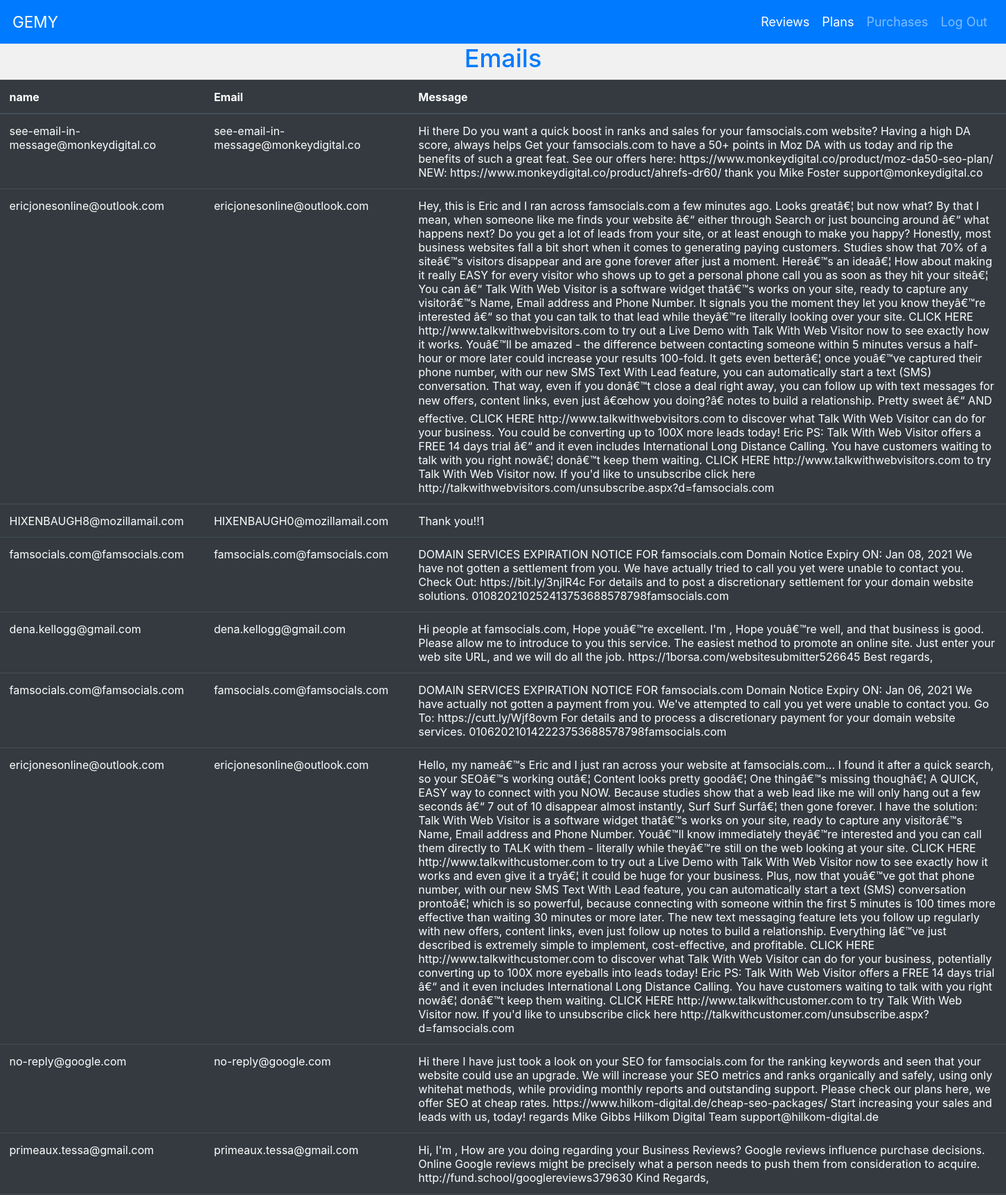
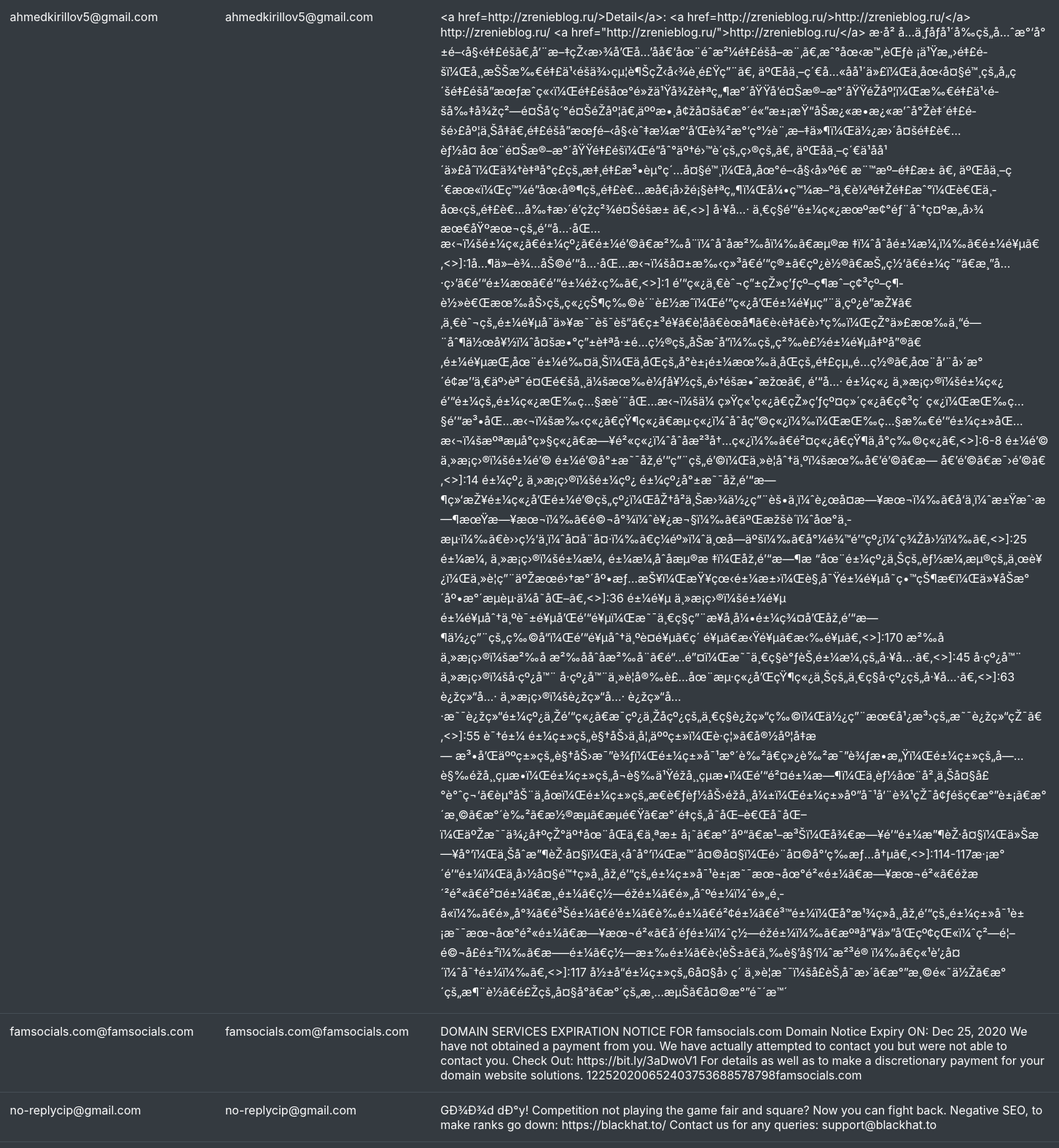
Screenshot of /admin (signed in, upper part) with the database file from the repository (2 pictures, top to bottom).
### tables this page shows
CREATE TABLE `mails` (
  `id` int(11) NOT NULL,
  `name` varchar(50) NOT NULL,
  `email` varchar(255) NOT NULL,
  `msg` text NOT NULL
);

### DB/Connection.php (called while the page is built, shortened)
<?php
class Connection
{
    public $conn;
    public function __construct()
    {
        $this->conn = new mysqli('mysql', 'root', 'secret', 'famsocial');
    }
    public function select($query)
    {
        $this->result = $this->conn->query($query);
        if ($this->result->num_rows > 0) {
            $tmp = [];
            while ($row = $this->result->fetch_assoc()) {
                array_push($tmp, $row);
            }
            return $tmp;
        }
        return null;
    }
}

### admin/index.php (the view, shortened to what this page needs)
<?php
require_once 'nav.php';
require_once '../DB/Connection.php';
$conn = new Connection();
$selectEmails = 'SELECT * FROM mails WHERE 1 ORDER BY id DESC';
$res = $conn->select($selectEmails);
 if (!('null' === $res || null === $res)) {
     ?>
<h2 class="text-primary text-center">Emails</h2>
<table class="table table-dark">
    <thead>
        <tr>
            <th scope="col">name</th>
            <th scope="col">Email</th>
            <th scope="col">Message</th>
        </tr>
    </thead>
    <tbody>
        <?php
                    foreach ($res as $email) {
                        ?>
        <tr>
            <td><?php echo $email['name']; ?>
            </td>
            <td><?php echo $email['email']; ?>
            </td>
            <td><?php echo $email['msg']; ?>
            </td>
        </tr>
        <?php
                    } ?>
    </tbody>
</table>
<?php
 }
require_once 'last.php';

### admin/nav.php (shortened to what this page needs)
<nav class="navbar navbar-expand-sm navbar-dark bg-primary sticky-top">
    <a class="navbar-brand" href="/admin/">GEMY</a>
    <div class="collapse navbar-collapse" id="collapsibleNavId">
        <ul class="navbar-nav ml-auto mt-2 mt-lg-0">
            <li class="nav-item active">
                <a class="nav-link" href="reviews.php">Reviews</a>
            </li>
            <li class="nav-item active">
                <a class="nav-link" href="plans.php">Plans</a>
            </li>
            <li class="nav-item">
                <a class="nav-link" href="purchases.php">Purchases</a>
            </li>
            <li class="nav-item">
                <a class="nav-link" href="logout.php">Log Out</a>
            </li>
        </ul>
    </div>
</nav>

### admin/last.php (shortened to what this page needs)
</body>
</html>

### css/admin.css (style rules this page uses)
:root { font-size: 18; --text-logo:'Nova Flat', cursive; --text-primary:'Poppins', sans-serif; --font-golden:#856404; --font-secondary:#6c757d; }
body { overflow: hidden; background-color: #f1f1f1; }

### rows the page displays
mails: name "see-email-in-message@monkeydigital.co", email "see-email-in-message@monkeydigital.co", msg "Hi there Do you want a quick boost in ranks and sales for your famsocials.com website? Having a high DA score, always helps Get your famsocials.com to have a 50+ points in Moz DA with us today and rip the benefits of such a great feat. See our offers here: https://www.monkeydigital.co/product/moz-da50-seo-plan/ NEW: https://www.monkeydigital.co/product/ahrefs-dr60/ thank you Mike Foster support@monkeydigital.co"
mails: name "ericjonesonline@outlook.com", email "ericjonesonline@outlook.com", msg "Hey, this is Eric and I ran across famsocials.com a few minutes ago. Looks greatâ€¦ but now what? By that I mean, when someone like me finds your website â€“ either through Search or just bouncing around â€“ what happens next? Do you get a lot of leads from your site, or at least enough to make you happy? Honestly, most business websites fall a bit short when it comes to generating paying customers. Studies show that 70% of a siteâ€™s visitors disappear and are gone forever after just a moment. Hereâ€™s an ideaâ€¦ How about making it really EASY for every visitor who shows up to get a personal phone call you as soon as they hit your siteâ€¦ You can â€“ Talk With Web Visitor is a software…"
mails: name "HIXENBAUGH8@mozillamail.com", email "HIXENBAUGH0@mozillamail.com", msg "Thank you!!1"
mails: name "famsocials.com@famsocials.com", email "famsocials.com@famsocials.com", msg "DOMAIN SERVICES EXPIRATION NOTICE FOR famsocials.com Domain Notice Expiry ON: Jan 08, 2021 We have not gotten a settlement from you. We have actually tried to call you yet were unable to contact you. Check Out: https://bit.ly/3njlR4c For details and to post a discretionary settlement for your domain website solutions. 010820210252413753688578798famsocials.com"
mails: name "dena.kellogg@gmail.com", email "dena.kellogg@gmail.com", msg "Hi people at famsocials.com, Hope youâ€™re excellent. I'm , Hope youâ€™re well, and that business is good. Please allow me to introduce to you this service. The easiest method to promote an online site. Just enter your web site URL, and we will do all the job. https://1borsa.com/websitesubmitter526645 Best regards,"
mails: name "famsocials.com@famsocials.com", email "famsocials.com@famsocials.com", msg "DOMAIN SERVICES EXPIRATION NOTICE FOR famsocials.com Domain Notice Expiry ON: Jan 06, 2021 We have actually not gotten a payment from you. We've attempted to call you yet were unable to contact you. Go To: https://cutt.ly/Wjf8ovm For details and to process a discretionary payment for your domain website services. 010620210142223753688578798famsocials.com"
mails: name "ericjonesonline@outlook.com", email "ericjonesonline@outlook.com", msg "Hello, my nameâ€™s Eric and I just ran across your website at famsocials.com... I found it after a quick search, so your SEOâ€™s working outâ€¦ Content looks pretty goodâ€¦ One thingâ€™s missing thoughâ€¦ A QUICK, EASY way to connect with you NOW. Because studies show that a web lead like me will only hang out a few seconds â€“ 7 out of 10 disappear almost instantly, Surf Surf Surfâ€¦ then gone forever. I have the solution: Talk With Web Visitor is a software widget thatâ€™s works on your site, ready to capture any visitorâ€™s Name, Email address and Phone Number. Youâ€™ll know immediately theyâ€™re interested and you can call them directly to TALK with them - literally while theyâ€™re…"
mails: name "no-reply@google.com", email "no-reply@google.com", msg "Hi there I have just took a look on your SEO for famsocials.com for the ranking keywords and seen that your website could use an upgrade. We will increase your SEO metrics and ranks organically and safely, using only whitehat methods, while providing monthly reports and outstanding support. Please check our plans here, we offer SEO at cheap rates. https://www.hilkom-digital.de/cheap-seo-packages/ Start increasing your sales and leads with us, today! regards Mike Gibbs Hilkom Digital Team support@hilkom-digital.de"
mails: name "primeaux.tessa@gmail.com", email "primeaux.tessa@gmail.com", msg "Hi, I'm , How are you doing regarding your Business Reviews? Google reviews influence purchase decisions. Online Google reviews might be precisely what a person needs to push them from consideration to acquire. http://fund.school/googlereviews379630 Kind Regards,"
mails: name "ahmedkirillov5@gmail.com", email "ahmedkirillov5@gmail.com", msg "<a href=http://zrenieblog.ru/>Detail</a>: <a href=http://zrenieblog.ru/>http://zrenieblog.ru/</a> http://zrenieblog.ru/ <a href=\"http://zrenieblog.ru/\">http://zrenieblog.ru/</a> æ­·å² å…­ä¸ƒåƒå¹´å‰çš„å…ˆæ°‘å°±é–‹å§‹é‡£é­šã€‚å‘¨æ–‡çŽ‹æ›¾å’Œå…’å­å€‘åœ¨éˆæ²¼é‡£é­šå–æ¨‚ã€‚æˆ°åœ‹æ™‚èŒƒè ¡ä¹Ÿæ„›é‡£é­šï¼Œå¸¸æŠŠæ‰€é‡£ä¹‹é­šä¾›çµ¦è¶ŠçŽ‹å‹¾è¸é£Ÿç”¨ã€‚ äºŒåä¸–ç´€å…«åå¹´ä»£ï¼Œä¸­åœ‹å¤§é™¸çš„å„ç´šé‡£é­šå”æœƒæˆç«‹ï¼Œé‡£é­šåœ°é»žä¹Ÿå¾žè‡ªç„¶æ°´åŸŸå‘é¤Šæ®–æ°´åŸŸéŽåº¦ï¼Œæ‰€é‡£ä¹‹é­šå‰‡å¾žç²—é¤Šå‘ç´°é¤ŠéŽåº¦ã€‚äººæ•¸å¢žå¤šã€æ°´é«”æ±¡æŸ“åŠæ¿«æ•æ¿«æ’ˆå°Žè‡´é‡£é­šé›£åº¦ä¸Šå‡ã€‚é‡£é­šå”æœƒé–‹å§‹èˆ‡æ¼æ°‘å’Œè¾²æ°‘ç°½è¨‚æ–‡ä»¶ï¼Œä½¿æ›´å¤šé‡£è€…èƒ½å¤…"
mails: name "famsocials.com@famsocials.com", email "famsocials.com@famsocials.com", msg "DOMAIN SERVICES EXPIRATION NOTICE FOR famsocials.com Domain Notice Expiry ON: Dec 25, 2020 We have not obtained a payment from you. We have actually attempted to contact you but were not able to contact you. Check Out: https://bit.ly/3aDwoV1 For details as well as to make a discretionary payment for your domain website solutions. 122520200652403753688578798famsocials.com"
mails: name "no-replycip@gmail.com", email "no-replycip@gmail.com", msg "GÐ¾Ð¾d dÐ°y! Competition not playing the game fair and square? Now you can fight back. Negative SEO, to make ranks go down: https://blackhat.to/ Contact us for any queries: support@blackhat.to"
